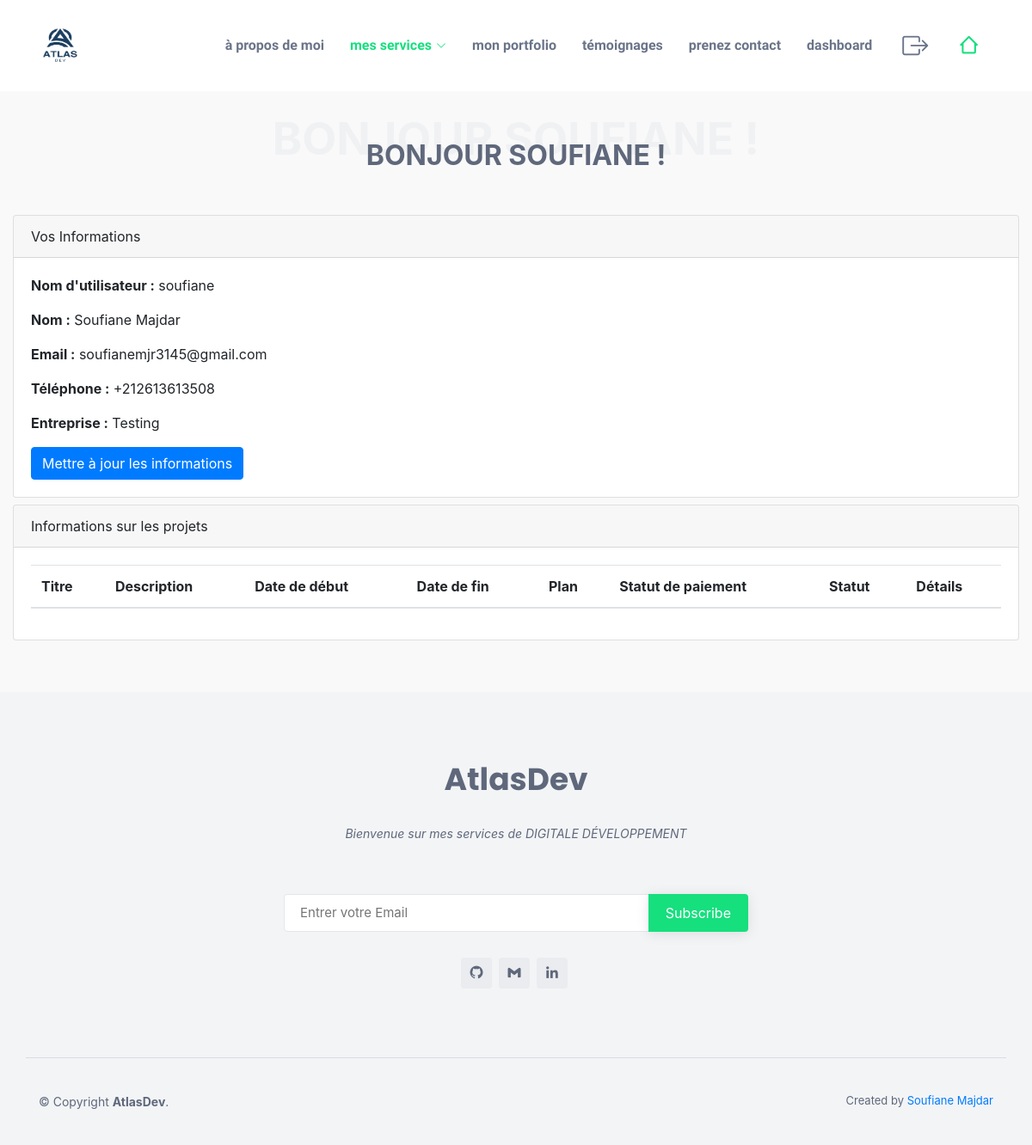
Page /update/ (signed in) on the earlier database version.
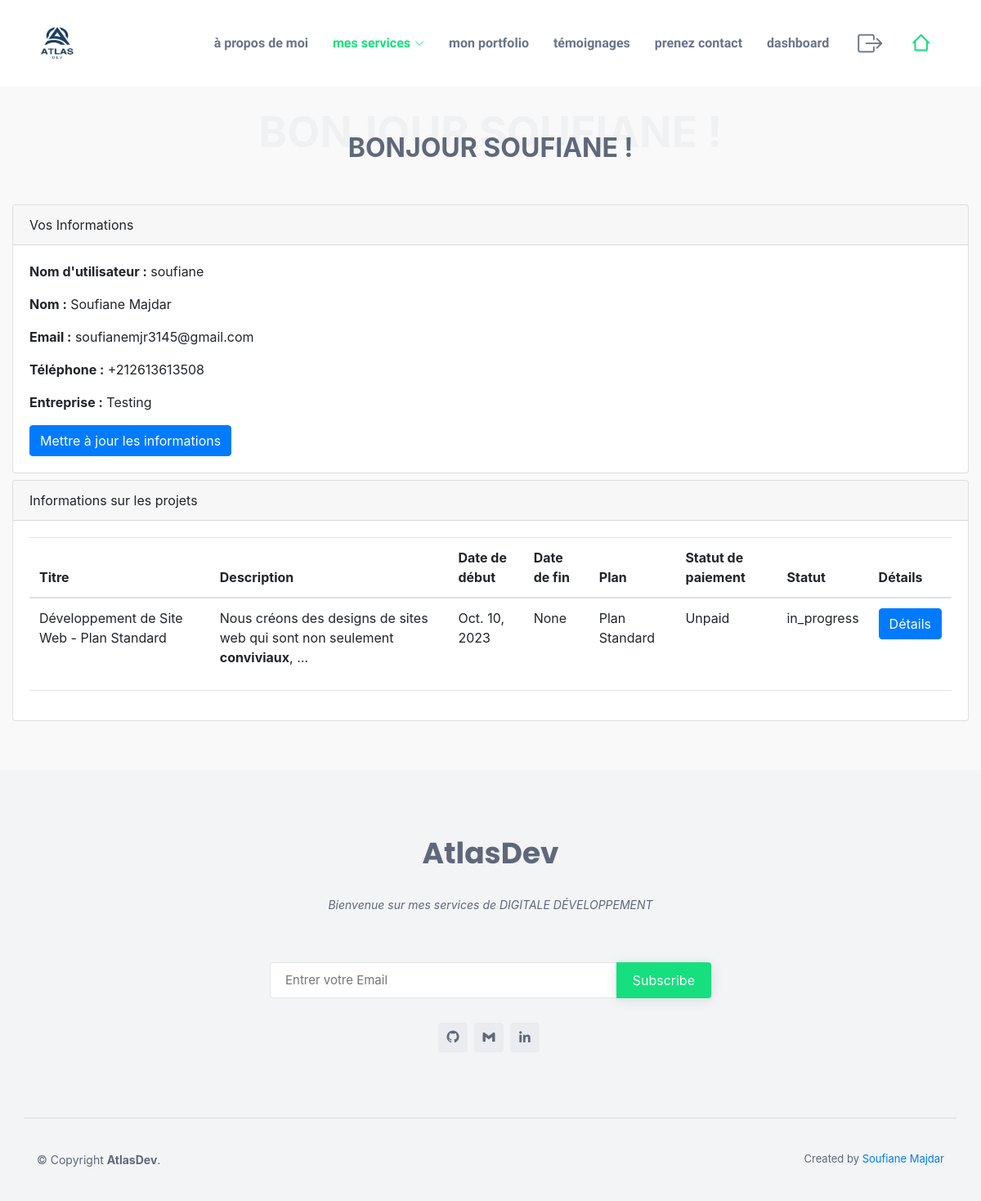
Same page on the later database version.
### Core/models.py (models this page shows, shortened)
class Project(models.Model):
    title = models.CharField(max_length=100)
    description = RichTextField()
    start_date = models.DateField(default=timezone.now)
    end_date = models.DateField(blank=True, null=True)
    client = models.ForeignKey(Client, on_delete=models.CASCADE)
    plan = models.ForeignKey(Plan, on_delete=models.CASCADE, blank=True, null=True)
    PAYMENT_STATUS_CHOICES = (
        ('Pending', 'Pending'),
        ('Canceled', 'Canceled'),
        ('Refunded', 'Refunded'),
        ('Partially Paid', 'Partially Paid'),
        ('Paid', 'Paid'),
        ('Unpaid', 'Unpaid')
    )
    payment_status = models.CharField(max_length=20, choices=PAYMENT_STATUS_CHOICES, default='Unpaid')
    STATUS_CHOICES = (
        ('in_progress', 'In progress'),
        ('Completed', 'Completed'),
        ('Delevered', 'Delevered'),
        ('Pending', 'Pending'),
        ('Canceled', 'Canceled'),
        ('On Hold', 'On Hold'),
        ('On Hosting', 'On Hosting'),
        ('On Development', 'On Development'),
        ('On Design', 'On Design'),
        ('On Testing', 'On Testing'),
        ('On Maintenance', 'On Maintenance'),
        ('On Support', 'On Support'),
        ('On Review', 'On Review'),
    )
    status = models.CharField(max_length=20, choices=STATUS_CHOICES, default='in_progress')

class Plan(models.Model):
    name = models.CharField(max_length=100)
    price = models.FloatField()
    recommended = models.BooleanField(default=False, blank=True)
    items = models.ManyToManyField(Item, blank=True)
    def __str__(self):
        return self.name

### Core/views.py (the view)
# urls.py: path('update/', update, name='update'),
def update(request):
    if request.method == 'POST':
        full_name = request.POST['full_name']
        username = request.POST['username']
        email = request.POST['email']
        password = request.POST['password']
        phone = request.POST['phone']
        company = request.POST['company']
        client = Client(name=full_name, username=username, email=email, password=password, phone_number=phone, company_name=company)
        client.save()
        request.session['client_id'] = client.id
        return dashboard(request)
    else:
        return dashboard(request)

### Core/views.py (called while the page is built)
def dashboard(request):
    title="Dashboard"
    services = Service.objects.all()
    context={'title':title,'services':services}
    if 'client_id' not in request.session:
        return login(request)
    projects = Project.objects.filter(client=request.session['client_id'])
    client = Client.objects.get(id=request.session['client_id'])
    context['projects'] = projects
    context['client'] = client
    context.update(get_web_info())
    return render(request, 'User/dashboard.html', context)

### templates/User/dashboard.html (shortened to what this page needs)
{% extends "base.html" %}
{% block content %}
<link rel="stylesheet" href="https://maxcdn.bootstrapcdn.com/bootstrap/4.0.0/css/bootstrap.min.css">
<section id="services" class="services section-bg">
<div class="container-fluid mt-6">
    <br>
    <br>
    <br>
    <div class="section-title">
        <span>
            Bonjour {{ client.username }} !
        </span>
        <h2>
            Bonjour {{ client.username }} !
        </h2>
    </div>
    <div class="row mt-6">
        <div class="col-md-12">
            <div class="card">
                <div class="card-header">Vos Informations</div>
                <div class="card-body">
                    <p><strong>Nom d'utilisateur :</strong> {{ client.username }}</p>
                    <p><strong>Nom :</strong> {{ client.name }}</p>
                    <p><strong>Email :</strong> {{ client.email }}</p>
                    <p><strong>Téléphone :</strong> {{ client.phone_number }}</p>
                    <p><strong>Entreprise :</strong> {{ client.company_name }}</p>
                    <button type="button" class="btn btn-primary" data-toggle="modal" data-target="#updateModal">
                        Mettre à jour les informations
                    </button>
                </div>
            </div>
        </div>
    </div>
    <div class="row mt-2">
        <div class="col-md-12">
            <div class="card">
                <div class="card-header">Informations sur les projets</div>
                <div class="card-body">
                    <div class="table-responsive">
                        <table class="table">
                            <thead>
                                <tr>
                                    <th>Titre</th>
                                    <th>Description</th>
                                    <th>Date de début</th>
                                    <th>Date de fin</th>
                                    <th>Plan</th>
                                    <th>Statut de paiement</th>
                                    <th>Statut</th>
                                    <th>Détails</th>
                                </tr>
                            </thead>
                            <tbody>
                                {% for project in projects %}
                                    <tr>
                                        <td>{{ project.title }}</td>
                                        <td>{{ project.description | safe | truncatechars:100 }}</td>
                                        <td>{{ project.start_date }}</td>
                                        <td>{{ project.end_date }}</td>
                                        <td>{{ project.plan }}</td>
                                        <td>{{ project.payment_status }}</td>
                                        <td>{{ project.status }}</td>
                                        <td>
                                            <button type="button" class="btn btn-primary" data-toggle="modal" data-target="#projectModal{{ project.id }}">
                                                Détails
                                            </button>
                                        </td>
                                    </tr>
                                {% endfor %}
                            </tbody>
                        </table>
                    </div>
                </div>
            </div>
        </div>
    </div>
</div>
</section>
{% endblock %}

Differences in the rows shown:
added Project: title "Développement de Site Web - Plan Standard", description "Nous créons des designs de sites web qui sont non seulement conviviaux , …", start_date "Oct. 10, 2023", end_date "None", plan "Plan Standard", payment_status "Unpaid", status "in_progress"
